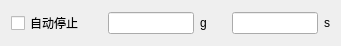
  <widget class="QWidget" name="layoutWidget">
   <property name="geometry">
    <rect>
     <x>930</x>
     <y>210</y>
     <width>341</width>
     <height>41</height>
    </rect>
   </property>
   <layout class="QGridLayout" name="gridLayout">
    <item row="2" column="2">
     <spacer name="verticalSpacer_17">
      <property name="orientation">
       <enum>Qt::Vertical</enum>
      </property>
      <property name="sizeHint" stdset="0">
       <size>
        <width>20</width>
        <height>40</height>
       </size>
      </property>
     </spacer>
    </item>
    <item row="1" column="2">
     <widget class="QLineEdit" name="leStopQuality"/>
    </item>
    <item row="1" column="5">
     <widget class="QLineEdit" name="leStopTime"/>
    </item>
    <item row="1" column="0">
     <widget class="QCheckBox" name="cbAutoStop">
      <property name="text">
       <string>自动停止</string>
      </property>
     </widget>
    </item>
    <item row="1" column="1">
     <spacer name="horizontalSpacer_9">
      <property name="orientation">
       <enum>Qt::Horizontal</enum>
      </property>
      <property name="sizeHint" stdset="0">
       <size>
        <width>40</width>
        <height>20</height>
       </size>
      </property>
     </spacer>
    </item>
    <item row="1" column="4">
     <spacer name="horizontalSpacer_10">
      <property name="orientation">
       <enum>Qt::Horizontal</enum>
      </property>
      <property name="sizeHint" stdset="0">
       <size>
        <width>40</width>
        <height>20</height>
       </size>
      </property>
     </spacer>
    </item>
    <item row="1" column="3">
     <widget class="QLabel" name="label_9">
      <property name="text">
       <string>g</string>
      </property>
     </widget>
    </item>
    <item row="1" column="6">
     <widget class="QLabel" name="label_10">
      <property name="text">
       <string>s</string>
      </property>
     </widget>
    </item>
    <item row="0" column="2">
     <spacer name="verticalSpacer_18">
      <property name="orientation">
       <enum>Qt::Vertical</enum>
      </property>
      <property name="sizeHint" stdset="0">
       <size>
        <width>20</width>
        <height>40</height>
       </size>
      </property>
     </spacer>
    </item>
    <item row="2" column="5">
     <spacer name="verticalSpacer_19">
      <property name="orientation">
       <enum>Qt::Vertical</enum>
      </property>
      <property name="sizeHint" stdset="0">
       <size>
        <width>20</width>
        <height>40</height>
       </size>
      </property>
     </spacer>
    </item>
    <item row="0" column="5">
     <spacer name="verticalSpacer_20">
      <property name="orientation">
       <enum>Qt::Vertical</enum>
      </property>
      <property name="sizeHint" stdset="0">
       <size>
        <width>20</width>
        <height>40</height>
       </size>
      </property>
     </spacer>
    </item>
   </layout>
  </widget>
